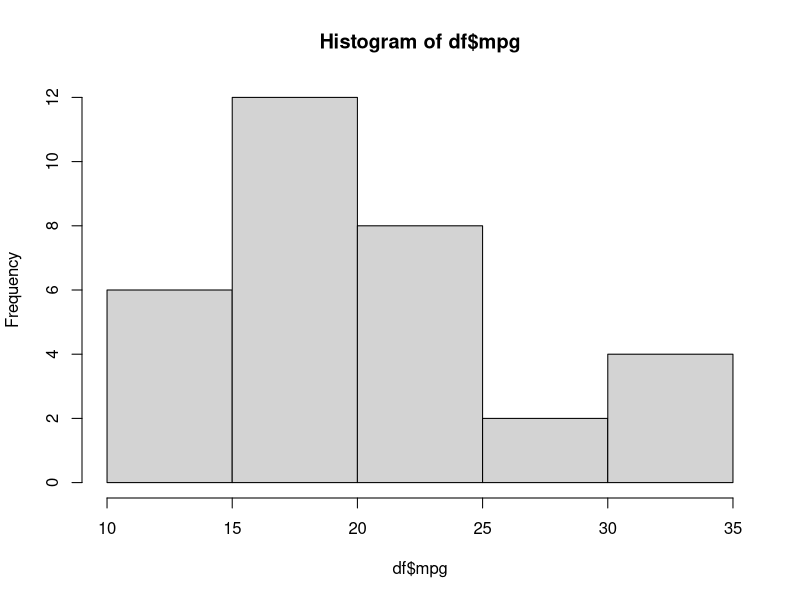
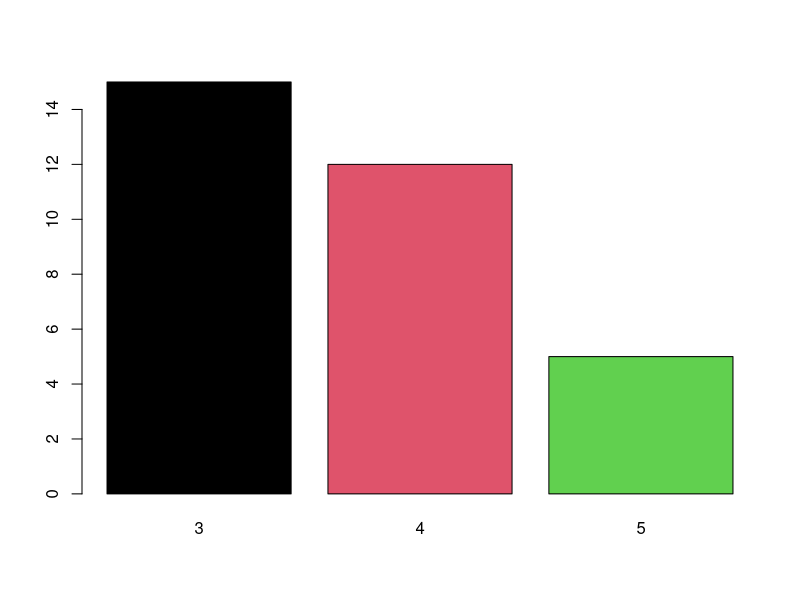
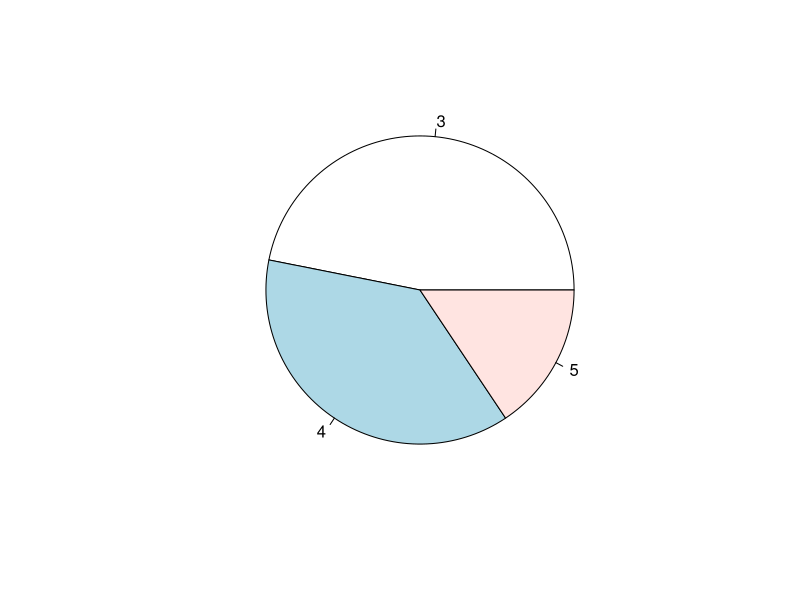
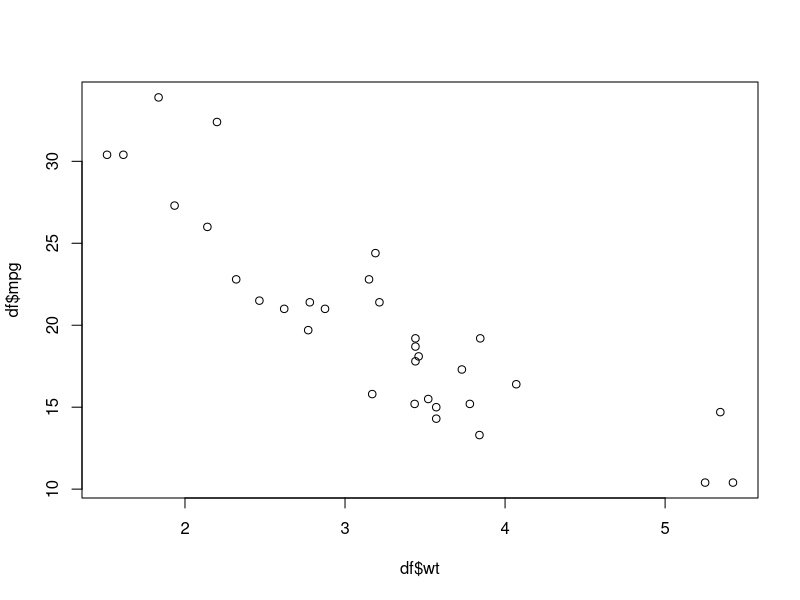

R code for these plots, in order: (Note: this script raises an error after producing the figures.)
#day2:21Feb20
library(dplyr)
mtcars
?mtcars
table(mtcars$cyl)
summary(mtcars$cyl)
mtcars %>% group_by(cyl) %>% tally()
mtcars %>% group_by(cyl) %>% summarise(COUNT = n())
?xtabs

xtabs(~ cyl, data=mtcars)
ftable(mtcars$cyl)
?ftable

mtcars %>% group_by(cyl, gear) %>% tally()
mtcars %>% group_by(cyl, gear) %>% summarise(COUNT=n())
table(mtcars$cyl, mtcars$gear)

table(mtcars$cyl, mtcars$gear, mtcars$am, dnn=c('cyl' , 'Gear' , 'AutoManual'))
df = mtcars
head(df)
tail(df)
df$am= ifelse(df$am==0, 'Auto' , 'Manual')
df
?ifelse
?mutate
mtcars %>% mutate(TxType = ifelse(am==0, 'Auto', 'Manual')) %>% group_by(TxType) %>% summarise(Count = n())
mtcars
df = mtcars
df$mpg
df[,'mpg']
df
head(df)
df = df %>% mutate(TxType = ifelse(am==0, 'Auto' , 'Manual'))
head(df)
#increase mileage by 10%
df$mpg * 1.1
#add mpg+wt in to new column MPGT
df$mpg + df$wt
df$MPGWT = df$mpg * 1.1 + df$wt
head(df)
df
#top 2 carsfrom mpg from each gear type : use group_by & top_n
df %>% group_by(gear) %>% top_n(n=2, wt=mpg) %>% select(gear , mpg)
df %>% group_by(gear) %>% arrange(-mpg) %>% select(gear, mpg)
df %>% group_by(gear) %>% top_n(n=2, wt=-mpg) %>% select(gear , mpg)

#list out details of any 2 cars picked randomly; then do 25% of the cars
df %>% sample_n(2)
df %>% sample_frac(0.25)

#sort on mpg
df %>% sample_n(0.25) %>% arrange(mpg)
#ascending gear , descending mpg
df %>% sample_frac(0.25) %>% arrange(gear, desc(mpg))

# mean of mileage, Hp, 
df %>% group_by(gear) %>% summarise_at(c('mpg' , 'wt' , 'hp' , 'disp'),c(mean))
df %>% group_by(gear) %>% summarise_at(c('mpg' , 'wt' , 'hp' , 'disp'),c(mean,median))
df %>% select(gear, mpg, hp, wt, disp) %>% group_by(gear) %>% summarise_all(mean)

#find min an max of wt for each gear type
df %>% select(mpg, wt, gear) %>% group_by(gear) %>% summarise_each(c(min, max))


#graphs----
hist(df$mpg)
barplot(table(df$gear), col=1:5)
pie(table(df$gear))
plot(df$wt, df$mpg)

library(ggplot2)
library(reshape2)



(rollno = paste('IIM' ,1:10, sep='_'))
(name = paste('SName' ,1:10, sep='_'))
(gender = sample(c('M','F'), size=10, replace=T))
(marketing = trunc(rnorm(10, mean=60, sd=10)))
(program = sample(c('BBA','MBA'), size=10, replace = T))
(finance = trunc(rnorm(10, mean=55, sd=12)))
(Operations = trunc(rnorm(10, mean=60, sd=11)))
students <- data.frame(rollno, name, gender, marketing, program, finance, Operations, stringsAsFactors = F)
students
head(students)

(meltsum1 <- melt(students, id.vars=c('rollno','name','gender','program'), variable.name = 'subject', value.name = 'marks'))
meltsum1
head(meltsum1)
sum2 <- meltsum1 %>% group_by(program, gender, subject) %>% summarise(MeanMarks = mean(marks))
head(sum2)
ggplot(data=sum2, aes)


students
head(students, n=2)
students %>% group_by(gender) %>% summarise(count = n())
#Stacked bar
ggplot(students %>% group_by(program, gender) %>% summarise(count = n()), aes(x=gender, y=count, fill=program)) + geom_bar(stat= 'identity') + geom_text(aes(label=count)) + labs(title='Gender Wise - program Count')
#side by side
ggplot(students %>% group_by(program, gender) %>% summarise(count = n()), aes(x=gender, y=count, fill=program)) + geom_bar(stat= 'identity',position = position_dodge2(.7)) + geom_text(aes(label=count), position = position_dodge2(.7)) + labs(title='Gender Wise - program Count')
#subject - program - gender- Mean marks
names(students)
names(meltsum1)
head(meltsum1)
ggplot(meltsum1 %>% group_by(program, gender, subject) %>% summarise(meanMarks = round(mean(marks))), aes(x=gender, y=meanMarks, fill=program)) + geom_bar(stat= 'identity',position = position_dodge2(.7)) + geom_text(aes(label=meanMarks), position = position_dodge2(.7)) + labs(title='Gender Wise - program Count') + facet_grid(~ subject)

ggplot(students, aes(x=gender, y=..count..)) + geom_bar(stat='count')

ggplot(mtcars, aes(x=wt, y=mpg, size=hp, color=factor(gear), shape=factor(am))) + geom_point()

#
ggplot(students, aes(x=gender, y=..count..)) + geom_bar(stat='count')


